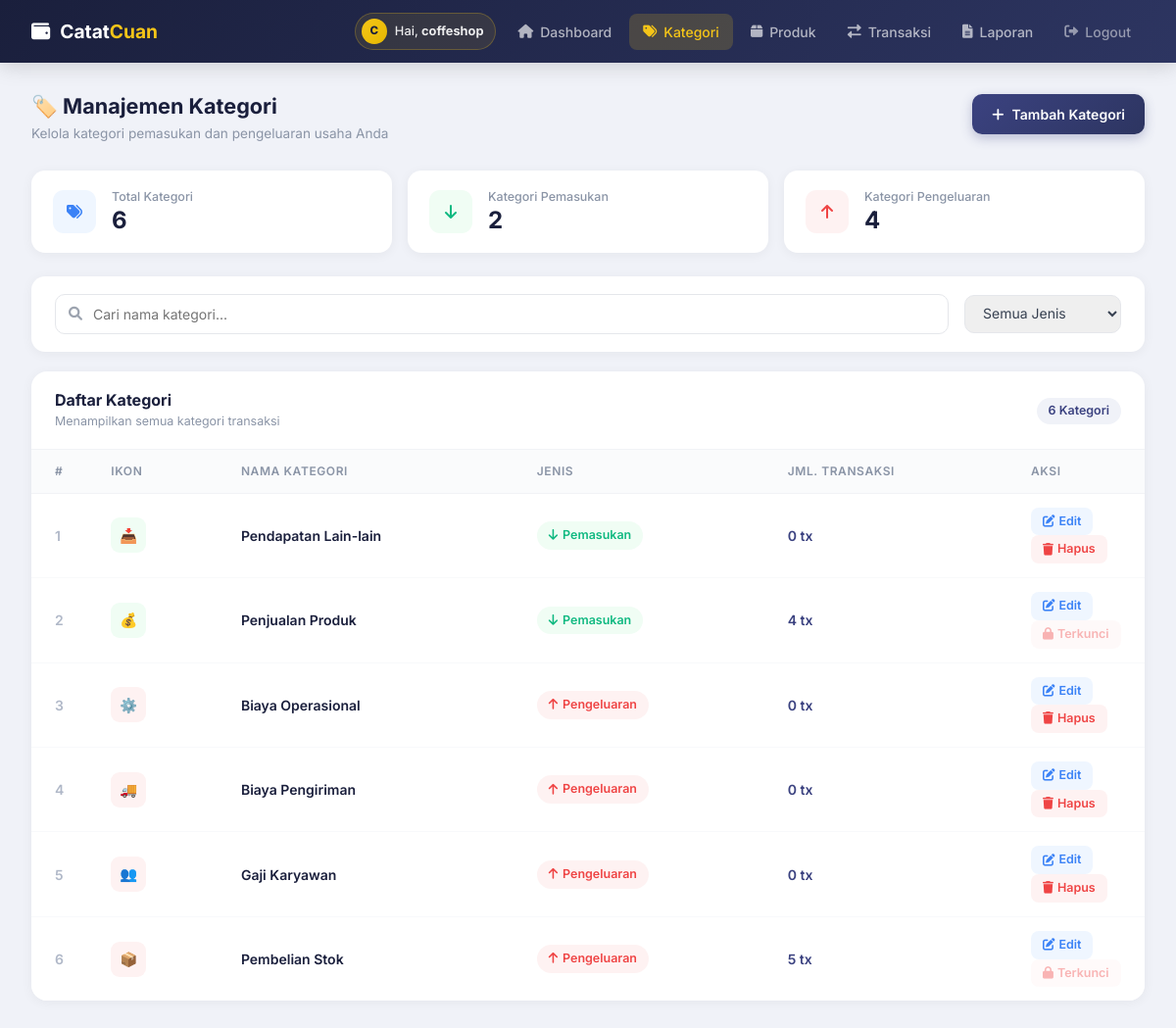
Page /kategori.php (signed in) on the committed database.
### tables this page shows
CREATE TABLE `tb_kategori` (
  `id_kategori` int NOT NULL,
  `id_user` int DEFAULT NULL,
  `nama_kategori` varchar(100) NOT NULL,
  `jenis_arus` enum('masuk','keluar') NOT NULL,
  `ikon` varchar(10) DEFAULT 0xF09F92B0
);

### kategori.php (the view, shortened to what this page needs)
<?php
require_once 'koneksi.php';
$stmtKat = $pdo->prepare(
    "SELECT k.*, COUNT(t.id_transaksi) AS jml_transaksi
     FROM tb_kategori k
     LEFT JOIN tb_transaksi t ON k.id_kategori = t.id_kategori AND t.id_user = ?
     WHERE k.id_user = ?
     GROUP BY k.id_kategori
     ORDER BY k.jenis_arus, k.nama_kategori"
);
$stmtKat->execute([$_SESSION['id_user'], $_SESSION['id_user']]);
$kategoriList = $stmtKat->fetchAll();
$totalKategori = count($kategoriList);
$totalMasuk = count(array_filter($kategoriList, fn($k) => $k['jenis_arus'] === 'masuk'));
$totalKeluar = count(array_filter($kategoriList, fn($k) => $k['jenis_arus'] === 'keluar'));
?>
<!DOCTYPE html>
<html lang="id">
<head>
    <link href="https://cdn.jsdelivr.net/npm/bootstrap@5.3.0/dist/css/bootstrap.min.css" rel="stylesheet">
    <link rel="stylesheet" href="https://cdnjs.cloudflare.com/ajax/libs/font-awesome/6.0.0/css/all.min.css">
</head>
<body>
    <nav class="navbar-custom" id="mainNav">
        <a href="index.php" class="navbar-brand-text">
            <i class="fas fa-wallet"></i> <span>Catat<span class="cuan">Cuan</span></span>
        </a>
        <div class="navbar-nav-links" id="navLinks">
            <div class="nav-user-pill">
                <div class="nav-user-avatar"><?= strtoupper(substr($_SESSION['nama_toko'] ?? 'U', 0, 1)) ?></div>
                <span>Hai, <strong><?= htmlspecialchars(explode(' ', trim($_SESSION['nama_toko'] ?? 'User'))[0]) ?></strong></span>
            </div>
            <a href="dashboard.php"><i class="fas fa-home"></i> Dashboard</a>
            <a href="kategori.php" class="active"><i class="fas fa-tags"></i> Kategori</a>
            <a href="produk.php"><i class="fas fa-box"></i> Produk</a>
            <a href="transaksi.php"><i class="fas fa-exchange-alt"></i> Transaksi</a>
            <a href="laporan.php"><i class="fas fa-file-alt"></i> Laporan</a>
            <a href="logout.php" style="color:rgba(255,255,255,0.5);" title="Logout"><i class="fas fa-sign-out-alt"></i> Logout</a>
        </div>
    </nav>
    <div class="page-wrapper">
        <div class="page-header">
            <div>
                <h4>🏷️ Manajemen Kategori</h4>
                <p>Kelola kategori pemasukan dan pengeluaran usaha Anda</p>
            </div>
            <button class="btn-action primary" onclick="openModal()" id="btnTambah">
                <i class="fas fa-plus"></i> Tambah Kategori
            </button>
        </div>
        <div class="row g-3 mb-4">
            <div class="col-md-4">
                <div class="stat-mini">
                    <div class="stat-mini-icon blue"><i class="fas fa-tags"></i></div>
                    <div>
                        <div class="stat-mini-label">Total Kategori</div>
                        <div class="stat-mini-value" id="totalKategori"><?= $totalKategori ?></div>
                    </div>
                </div>
            </div>
            <div class="col-md-4">
                <div class="stat-mini">
                    <div class="stat-mini-icon green"><i class="fas fa-arrow-down"></i></div>
                    <div>
                        <div class="stat-mini-label">Kategori Pemasukan</div>
                        <div class="stat-mini-value" id="totalMasuk"><?= $totalMasuk ?></div>
                    </div>
                </div>
            </div>
            <div class="col-md-4">
                <div class="stat-mini">
                    <div class="stat-mini-icon red"><i class="fas fa-arrow-up"></i></div>
                    <div>
                        <div class="stat-mini-label">Kategori Pengeluaran</div>
                        <div class="stat-mini-value" id="totalKeluar"><?= $totalKeluar ?></div>
                    </div>
                </div>
            </div>
        </div>
        <div class="search-card">
            <div class="search-wrap">
                <i class="fas fa-search"></i>
                <input type="text" class="search-input" id="searchInput" placeholder="Cari nama kategori..."
                    oninput="filterTable()">
            </div>
            <select class="filter-select" id="jenisFilter" onchange="filterTable()">
                <option value="all">Semua Jenis</option>
            </select>
        </div>
        <div class="table-card">
            <div class="table-card-header">
                <div>
                    <h6>Daftar Kategori</h6>
                    <p id="tableSubtitle">Menampilkan semua kategori transaksi</p>
                </div>
                <span class="count-badge" id="countBadge"><?= $totalKategori ?> Kategori</span>
            </div>
            <div class="table-responsive">
                <table class="table" id="kategoriTable">
                    <thead>
                        <tr>
                            <th style="width:50px;">#</th>
                            <th>Ikon</th>
                            <th>Nama Kategori</th>
                            <th>Jenis</th>
                            <th>Jml. Transaksi</th>
                            <th style="width:140px;">Aksi</th>
                        </tr>
                    </thead>
                    <tbody id="kategoriBody">
                        <?php if (empty($kategoriList)): ?>
                            <tr>
                                <td colspan="6" class="text-center" style="padding:60px;color:#9ca3af;">
                                    <i class="fas fa-tags"
                                        style="font-size:2.5rem;display:block;margin-bottom:12px;color:#d1d5db;"></i>
                                    Belum ada kategori. Klik "+ Tambah Kategori" untuk mulai.
                                </td>
                            </tr>
                        <?php else: ?>
                            <?php foreach ($kategoriList as $i => $kat): ?>
                                <tr data-nama="<?= strtolower(htmlspecialchars($kat['nama_kategori'])) ?>"
                                    data-jenis="<?= $kat['jenis_arus'] ?>">
                                    <td style="color:#b0b8c8;font-weight:600;"><?= $i + 1 ?></td>
                                    <td>
                                        <div class="icon-badge"
                                            style="background:<?= $kat['jenis_arus'] === 'masuk' ? '#f0fdf4' : '#fef2f2' ?>;">
                                            <?= htmlspecialchars($kat['ikon']) ?>
                                        </div>
                                    </td>
                                    <td><span
                                            style="font-weight:600;color:#1a1f3c;"><?= htmlspecialchars($kat['nama_kategori']) ?></span>
                                    </td>
                                    <td>
                                        <?php if ($kat['jenis_arus'] === 'masuk'): ?>
                                            <span class="jenis-badge masuk"><i class="fas fa-arrow-down"></i> Pemasukan</span>
                                        <?php else: ?>
                                            <span class="jenis-badge keluar"><i class="fas fa-arrow-up"></i> Pengeluaran</span>
                                        <?php endif; ?>
                                    </td>
                                    <td><span style="font-weight:600;color:#3b4280;"><?= $kat['jml_transaksi'] ?> tx</span></td>
                                    <td>
                                        <button class="btn-tbl edit me-1"
                                            onclick="editKategori(<?= $kat['id_kategori'] ?>, '<?= htmlspecialchars($kat['nama_kategori'], ENT_QUOTES) ?>', '<?= $kat['jenis_arus'] ?>', '<?= htmlspecialchars($kat['ikon'], ENT_QUOTES) ?>')">
                                            <i class="fas fa-edit"></i> Edit
                                        </button>
                                        <?php if ($kat['jml_transaksi'] == 0): ?>
                                            <button class="btn-tbl hapus"
                                                onclick="hapusKategori(<?= $kat['id_kategori'] ?>, '<?= htmlspecialchars($kat['nama_kategori'], ENT_QUOTES) ?>')">
                                                <i class="fas fa-trash"></i> Hapus
                                            </button>
                                        <?php else: ?>
                                            <button class="btn-tbl hapus" style="opacity:0.4;cursor:not-allowed;" disabled
                                                title="Tidak bisa dihapus, sudah dipakai di <?= $kat['jml_transaksi'] ?> transaksi">
                                                <i class="fas fa-lock"></i> Terkunci
                                            </button>
                                        <?php endif; ?>
                                    </td>
                                </tr>
                            <?php endforeach; ?>
                        <?php endif; ?>
                    </tbody>
                </table>
            </div>
        </div>
    </div>
</body>
</html>

### rows in the picture
tb_kategori: ikon "📥", nama_kategori "Pendapatan Lain-lain", jenis_arus "masuk" (drawn), jml_transaksi "0"
tb_kategori: ikon "💰", nama_kategori "Penjualan Produk", jenis_arus "masuk" (drawn), jml_transaksi "4"
tb_kategori: ikon "⚙️", nama_kategori "Biaya Operasional", jenis_arus "keluar" (drawn), jml_transaksi "0"
tb_kategori: ikon "🚚", nama_kategori "Biaya Pengiriman", jenis_arus "keluar" (drawn), jml_transaksi "0"
tb_kategori: ikon "👥", nama_kategori "Gaji Karyawan", jenis_arus "keluar" (drawn), jml_transaksi "0"
tb_kategori: ikon "📦", nama_kategori "Pembelian Stok", jenis_arus "keluar" (drawn), jml_transaksi "5"

### other values in the picture
substr($_SESSION['nama_toko'] ?? 'U', 0, 1) "C"
explode(' ', trim($_SESSION['nama_toko'] ?? 'User'))[0] "coffeshop"
$totalKategori "6"
$totalMasuk "2"
$totalKeluar "4"
